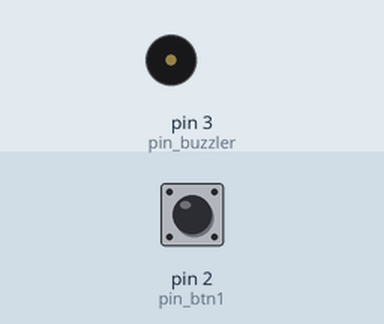
A sketch run on a simulated Arduino Uno, built with avr-gcc and run on an emulated ATmega328P. Shown: buzzer (waves = sounding). Inputs (shaded band) come from the test bench; at power-on: pin 2 (pin_btn1) HIGH.

Above: at 1.2 s.
1.3 s: pin 2 (pin_btn1) pulled LOW for 0.15 s
At 2.2 s:
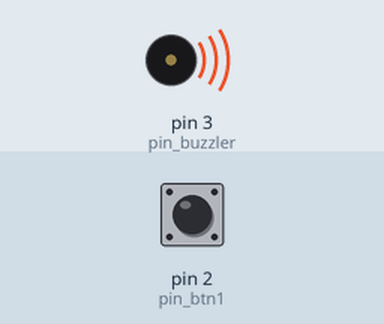
Timing chart, 0 to 4.3 s (numbered marks = the images above; inputs shaded):
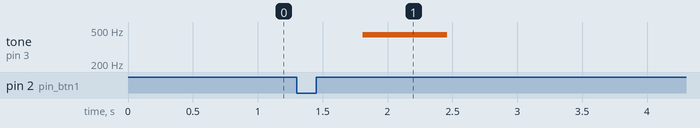

Measured:
- after the input at 1.3 s, tone on pin 3 (pin_buzzler): silent → 440 Hz after 0.51 s, → silent 0.65 s later

The sketch:

sketch_may22c.ino
```cpp
#define pin_buzzler  3

#define pin_btn1 2
boolean buttonWasUp = true;  // была ли кнопка отпущена?
boolean ledEnabled = false; // включен ли свет?

void setup() {
  pinMode(pin_buzzler, OUTPUT);
  pinMode(pin_btn1, INPUT);

}

void loop() {

  boolean buttonIsUp = digitalRead(pin_btn1);
  if (buttonWasUp && !buttonIsUp) {
    delay(10);
    buttonIsUp = digitalRead(pin_btn1);
    if (!buttonIsUp) {  // если она всё ещё нажата...
      // ...это клик! Переворачиваем сигнал светодиода
      ledEnabled = !ledEnabled;
      ////////////////////////////////////////////////


      tone(pin_buzzler, 440, 500);
      noTone(pin_buzzler);
      delay(100);
      tone(pin_buzzler, 440, 500);
      noTone(pin_buzzler);
     delay(100);
      tone(pin_buzzler, 440, 500);
      noTone(pin_buzzler);
    delay(100);
      //
      tone(pin_buzzler, 349, 350);
      noTone(pin_buzzler);
     delay(100);
      tone(pin_buzzler, 523, 150);
      noTone(pin_buzzler);
   delay(100);
      tone(pin_buzzler, 440, 500);
      // noTone(pin_buzzler);
   //   delay(900);
      tone(pin_buzzler, 349, 350);
      // noTone(pin_buzzler);
   //   delay(900);
      tone(pin_buzzler, 523, 150);
      // noTone(pin_buzzler);
     // delay(900);
      tone(pin_buzzler, 440, 650);
      // noTone(pin_buzzler);
    //  delay(900);


      ////////////////////////
    }
  }
  buttonWasUp = buttonIsUp;
}
```
